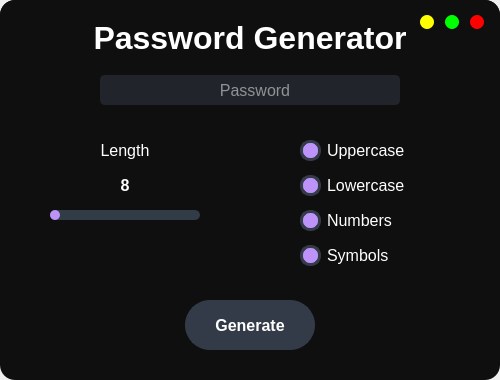
<?xml version="1.0" encoding="UTF-8"?>
<ui version="4.0">
 <class>MainWindow</class>
 <widget class="QMainWindow" name="MainWindow">
  <property name="geometry">
   <rect>
    <x>0</x>
    <y>0</y>
    <width>500</width>
    <height>380</height>
   </rect>
  </property>
  <property name="windowTitle">
   <string>MainWindow</string>
  </property>
  <widget class="QWidget" name="centralwidget">
   <widget class="QFrame" name="frame">
    <property name="geometry">
     <rect>
      <x>0</x>
      <y>0</y>
      <width>500</width>
      <height>380</height>
     </rect>
    </property>
    <property name="styleSheet">
     <string notr="true">QFrame {
	border-radius: 15px;
	background-color: rgb(15, 15, 15);
}</string>
    </property>
    <property name="frameShape">
     <enum>QFrame::StyledPanel</enum>
    </property>
    <property name="frameShadow">
     <enum>QFrame::Raised</enum>
    </property>
    <widget class="QLabel" name="label">
     <property name="geometry">
      <rect>
       <x>0</x>
       <y>0</y>
       <width>500</width>
       <height>75</height>
      </rect>
     </property>
     <property name="font">
      <font>
       <family>Arial</family>
       <pointsize>24</pointsize>
       <weight>75</weight>
       <bold>true</bold>
      </font>
     </property>
     <property name="styleSheet">
      <string notr="true">QLabel{
	color: rgb(255, 255, 255);
} </string>
     </property>
     <property name="frameShape">
      <enum>QFrame::NoFrame</enum>
     </property>
     <property name="frameShadow">
      <enum>QFrame::Plain</enum>
     </property>
     <property name="lineWidth">
      <number>5</number>
     </property>
     <property name="text">
      <string>Password Generator</string>
     </property>
     <property name="alignment">
      <set>Qt::AlignCenter</set>
     </property>
    </widget>
    <widget class="QSlider" name="horizontalSlider">
     <property name="geometry">
      <rect>
       <x>50</x>
       <y>200</y>
       <width>150</width>
       <height>30</height>
      </rect>
     </property>
     <property name="styleSheet">
      <string notr="true">QSlider::groove {
    border-radius: 5px;
    height: 10px;
	margin: 0px;
	background-color: rgb(50, 60, 70);
}

QSlider::handle {
    background-color: rgb(189, 147, 249);
    border: none;
    height: 10px;
    width: 10px;
    margin: 0px;
	border-radius: 5px;
}</string>
     </property>
     <property name="orientation">
      <enum>Qt::Horizontal</enum>
     </property>
    </widget>
    <widget class="QCheckBox" name="checkBox_4">
     <property name="geometry">
      <rect>
       <x>300</x>
       <y>135</y>
       <width>150</width>
       <height>30</height>
      </rect>
     </property>
     <property name="font">
      <font>
       <family>Arial</family>
       <pointsize>12</pointsize>
       <weight>50</weight>
       <bold>false</bold>
      </font>
     </property>
     <property name="styleSheet">
      <string notr="true">QCheckBox{
	color: white;
}

QCheckBox::indicator {
    border: 3px solid rgb(52, 59, 72);
	width: 15px;
	height: 15px;
	border-radius: 10px;
    background: rgb(44, 49, 60);
}

QCheckBox::indicator:checked {
    background: 3px solid rgb(189, 147, 249);
	border: 3px solid rgb(52, 59, 72);	
}</string>
     </property>
     <property name="text">
      <string>Uppercase</string>
     </property>
     <property name="checked">
      <bool>true</bool>
     </property>
     <property name="autoExclusive">
      <bool>false</bool>
     </property>
     <property name="tristate">
      <bool>false</bool>
     </property>
    </widget>
    <widget class="QCheckBox" name="checkBox_5">
     <property name="geometry">
      <rect>
       <x>300</x>
       <y>170</y>
       <width>150</width>
       <height>30</height>
      </rect>
     </property>
     <property name="font">
      <font>
       <family>Arial</family>
       <pointsize>12</pointsize>
       <weight>50</weight>
       <bold>false</bold>
      </font>
     </property>
     <property name="styleSheet">
      <string notr="true">QCheckBox{
	color: white;
}

QCheckBox::indicator {
    border: 3px solid rgb(52, 59, 72);
	width: 15px;
	height: 15px;
	border-radius: 10px;
    background: rgb(44, 49, 60);
}

QCheckBox::indicator:checked {
    background: 3px solid rgb(189, 147, 249);
	border: 3px solid rgb(52, 59, 72);	
}</string>
     </property>
     <property name="text">
      <string>Lowercase</string>
     </property>
     <property name="checked">
      <bool>true</bool>
     </property>
     <property name="autoExclusive">
      <bool>false</bool>
     </property>
     <property name="tristate">
      <bool>false</bool>
     </property>
    </widget>
    <widget class="QCheckBox" name="checkBox_6">
     <property name="geometry">
      <rect>
       <x>300</x>
       <y>205</y>
       <width>150</width>
       <height>30</height>
      </rect>
     </property>
     <property name="font">
      <font>
       <family>Arial</family>
       <pointsize>12</pointsize>
       <weight>50</weight>
       <bold>false</bold>
      </font>
     </property>
     <property name="styleSheet">
      <string notr="true">QCheckBox{
	color: white;
}

QCheckBox::indicator {
    border: 3px solid rgb(52, 59, 72);
	width: 15px;
	height: 15px;
	border-radius: 10px;
    background: rgb(44, 49, 60);
}

QCheckBox::indicator:checked {
    background: 3px solid rgb(189, 147, 249);
	border: 3px solid rgb(52, 59, 72);	
}</string>
     </property>
     <property name="text">
      <string>Numbers</string>
     </property>
     <property name="checked">
      <bool>true</bool>
     </property>
     <property name="autoExclusive">
      <bool>false</bool>
     </property>
     <property name="tristate">
      <bool>false</bool>
     </property>
    </widget>
    <widget class="QCheckBox" name="checkBox_7">
     <property name="geometry">
      <rect>
       <x>300</x>
       <y>240</y>
       <width>150</width>
       <height>30</height>
      </rect>
     </property>
     <property name="font">
      <font>
       <family>Arial</family>
       <pointsize>12</pointsize>
       <weight>50</weight>
       <bold>false</bold>
      </font>
     </property>
     <property name="styleSheet">
      <string notr="true">QCheckBox{
	color: white;
}

QCheckBox::indicator {
    border: 3px solid rgb(52, 59, 72);
	width: 15px;
	height: 15px;
	border-radius: 10px;
    background: rgb(44, 49, 60);
}

QCheckBox::indicator:checked {
    background: 3px solid rgb(189, 147, 249);
	border: 3px solid rgb(52, 59, 72);	
}</string>
     </property>
     <property name="text">
      <string>Symbols</string>
     </property>
     <property name="checked">
      <bool>true</bool>
     </property>
     <property name="autoExclusive">
      <bool>false</bool>
     </property>
     <property name="tristate">
      <bool>false</bool>
     </property>
    </widget>
    <widget class="QPushButton" name="pushButton">
     <property name="geometry">
      <rect>
       <x>185</x>
       <y>300</y>
       <width>130</width>
       <height>50</height>
      </rect>
     </property>
     <property name="font">
      <font>
       <family>Arial</family>
       <pointsize>12</pointsize>
       <weight>75</weight>
       <bold>true</bold>
      </font>
     </property>
     <property name="styleSheet">
      <string notr="true">QPushButton {
	color: white;
	border: 2px solid rgb(52, 59, 72);
	border-radius: 25px;	
	background-color: rgb(52, 59, 72);
}
QPushButton:hover {
	background-color: rgb(57, 65, 80);
	border: 2px solid rgb(61, 70, 86);
}
 QPushButton:pressed {	
	background-color: rgb(35, 40, 49);
	border: 2px solid rgb(43, 50, 61);
}</string>
     </property>
     <property name="text">
      <string>Generate</string>
     </property>
    </widget>
    <widget class="Line" name="line">
     <property name="geometry">
      <rect>
       <x>249</x>
       <y>136</y>
       <width>2</width>
       <height>135</height>
      </rect>
     </property>
     <property name="styleSheet">
      <string notr="true">Line{
	background-color: rgb(189, 147, 249);
	border-radius: 1px;
}</string>
     </property>
     <property name="orientation">
      <enum>Qt::Vertical</enum>
     </property>
    </widget>
    <widget class="QLabel" name="label_2">
     <property name="geometry">
      <rect>
       <x>50</x>
       <y>135</y>
       <width>150</width>
       <height>30</height>
      </rect>
     </property>
     <property name="font">
      <font>
       <family>Arial</family>
       <pointsize>12</pointsize>
      </font>
     </property>
     <property name="styleSheet">
      <string notr="true">QLabel {
	color: white;
}</string>
     </property>
     <property name="text">
      <string>Length</string>
     </property>
     <property name="alignment">
      <set>Qt::AlignCenter</set>
     </property>
    </widget>
    <widget class="QLabel" name="label_3">
     <property name="geometry">
      <rect>
       <x>50</x>
       <y>170</y>
       <width>150</width>
       <height>30</height>
      </rect>
     </property>
     <property name="font">
      <font>
       <family>Arial</family>
       <pointsize>12</pointsize>
       <weight>75</weight>
       <bold>true</bold>
      </font>
     </property>
     <property name="styleSheet">
      <string notr="true">QLabel {
	color: white;
}</string>
     </property>
     <property name="text">
      <string>8</string>
     </property>
     <property name="alignment">
      <set>Qt::AlignCenter</set>
     </property>
    </widget>
    <widget class="QLineEdit" name="lineEdit">
     <property name="geometry">
      <rect>
       <x>100</x>
       <y>75</y>
       <width>300</width>
       <height>30</height>
      </rect>
     </property>
     <property name="font">
      <font>
       <pointsize>12</pointsize>
      </font>
     </property>
     <property name="styleSheet">
      <string notr="true">QLineEdit {
	color: white;
	background-color: rgb(33, 37, 43);
	border-radius: 5px;
	border: 2px solid rgb(33, 37, 43);
	padding-left: 10px;
	selection-color: rgb(255, 255, 255);
	selection-background-color: rgb(255, 121, 198);
}
QLineEdit:hover {
	border: 2px solid rgb(64, 71, 88);
}
QLineEdit:focus {
	border: 2px solid rgb(91, 101, 124);
}</string>
     </property>
     <property name="alignment">
      <set>Qt::AlignCenter</set>
     </property>
     <property name="dragEnabled">
      <bool>false</bool>
     </property>
     <property name="placeholderText">
      <string>Password</string>
     </property>
     <property name="cursorMoveStyle">
      <enum>Qt::VisualMoveStyle</enum>
     </property>
    </widget>
    <widget class="QPushButton" name="pushButton_2">
     <property name="geometry">
      <rect>
       <x>470</x>
       <y>15</y>
       <width>14</width>
       <height>14</height>
      </rect>
     </property>
     <property name="styleSheet">
      <string notr="true">QPushButton {
	border-radius: 7px;
	background-color: rgb(255,0,0);
}</string>
     </property>
     <property name="text">
      <string/>
     </property>
    </widget>
    <widget class="QPushButton" name="pushButton_3">
     <property name="geometry">
      <rect>
       <x>445</x>
       <y>15</y>
       <width>14</width>
       <height>14</height>
      </rect>
     </property>
     <property name="styleSheet">
      <string notr="true">QPushButton {
	border-radius: 7px;
	background-color: rgb(0,255,0);
}</string>
     </property>
     <property name="text">
      <string/>
     </property>
    </widget>
    <widget class="QPushButton" name="pushButton_4">
     <property name="geometry">
      <rect>
       <x>420</x>
       <y>15</y>
       <width>14</width>
       <height>14</height>
      </rect>
     </property>
     <property name="styleSheet">
      <string notr="true">QPushButton {
	border-radius: 7px;
	background-color: rgb(255,255,0);
}</string>
     </property>
     <property name="text">
      <string/>
     </property>
    </widget>
   </widget>
  </widget>
 </widget>
 <resources/>
 <connections/>
</ui>
